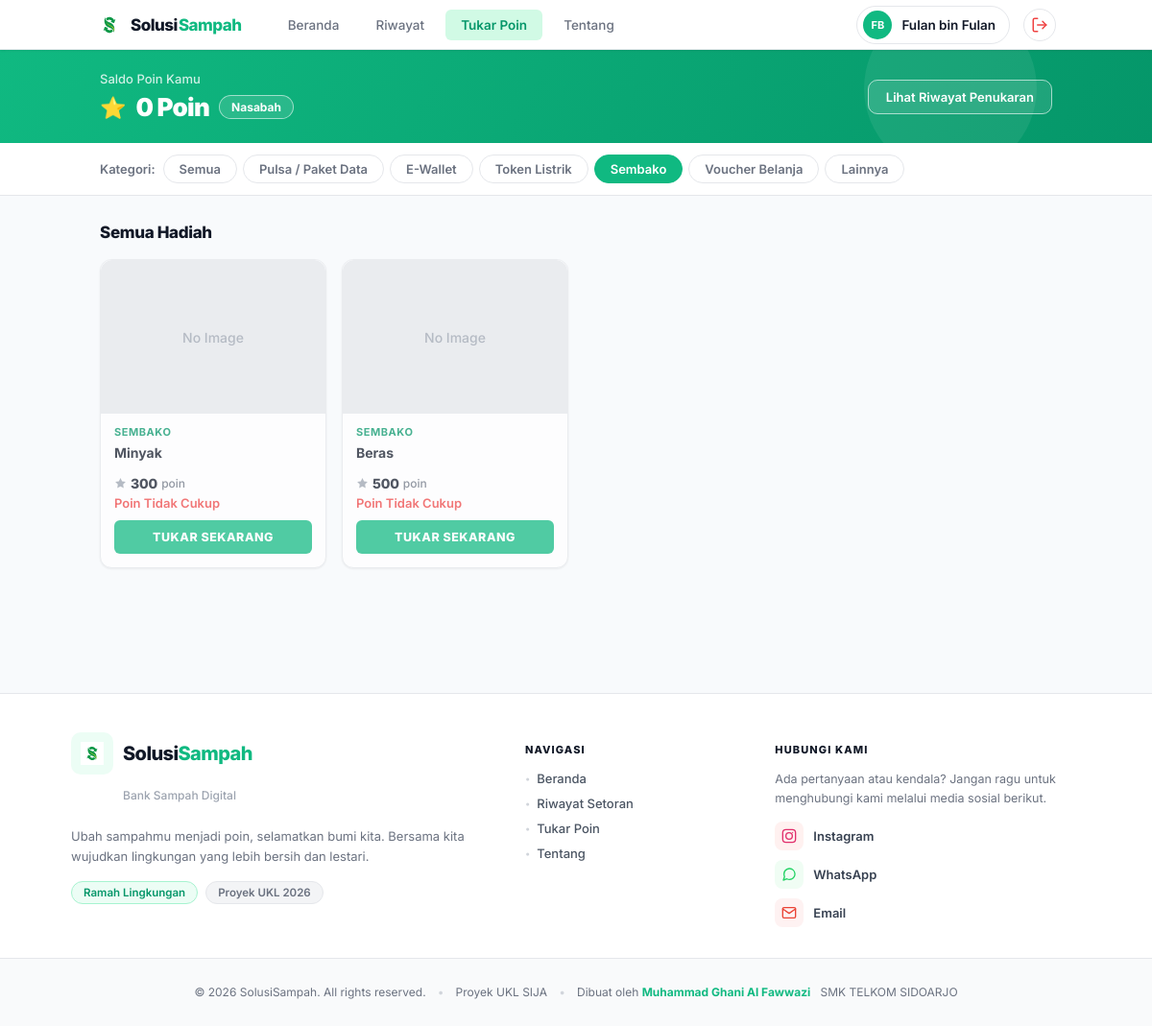
Page /nasabah/tukar_poin.php?kategori=sembako (signed in) on the committed database.
### tables this page shows
CREATE TABLE `nasabah` (
  `id_nasabah` int(11) NOT NULL,
  `id_account` int(11) NOT NULL,
  `nama_lengkap` varchar(100) DEFAULT NULL,
  `alamat` text DEFAULT NULL,
  `no_telp` varchar(15) DEFAULT NULL,
  `total_poin` int(11) DEFAULT 0
);

CREATE TABLE `voucher_reward` (
  `id_voucher` int(11) NOT NULL,
  `nama_voucher` varchar(100) NOT NULL,
  `deskripsi` varchar(150) DEFAULT NULL,
  `biaya_poin` int(11) NOT NULL,
  `stok_voucher` int(11) NOT NULL,
  `gambar_voucher` varchar(255) DEFAULT NULL,
  `kategori_voucher` varchar(50) DEFAULT NULL
);

### nasabah/tukar_poin.php (the view, shortened to what this page needs)
<?php
include '../includes/config.php';
$id_account = $_SESSION['id_account'];
$qNasabah = mysqli_query($conn, "SELECT * FROM nasabah WHERE id_account = '$id_account'");
$nasabah = mysqli_fetch_assoc($qNasabah);
$saldo_poin = isset($nasabah['total_poin']) ? (int)$nasabah['total_poin'] : 0;
$level_nasabah = "Nasabah";
$kategori_filter = isset($_GET['kategori']) ? mysqli_real_escape_string($conn, $_GET['kategori']) : '';
$query_reward = "SELECT * FROM voucher_reward";
if (!empty($kategori_filter)) {
    $query_reward .= " WHERE kategori_voucher = '$kategori_filter'";
}
$query_reward .= " ORDER BY id_voucher DESC";
$qRewards = mysqli_query($conn, $query_reward);
?>
<!DOCTYPE html>
<html lang="id">
<head>
    <link rel="stylesheet" href="../css/navbar_user.css">
    <link rel="stylesheet" href="../css/tukar_poin.css">
    <link rel="stylesheet" href="../css/footer_user.css">
</head>
<body>
<?php include '../includes/navbar_user.php'; ?>
<main class="katalog-main">
    <section class="katalog-hero">
        <div class="katalog-hero-inner">
            <div class="katalog-hero-left">
                <p class="katalog-hero-label">Saldo Poin Kamu</p>
                <div class="katalog-hero-poin-row">
                    <span class="katalog-hero-star">⭐</span>
                    <span class="katalog-hero-poin-num"><?= number_format($saldo_poin, 0, ',', '.') ?> Poin</span>
                    <span class="katalog-hero-level"><?= $level_nasabah ?></span>
                </div>
            </div>
            <div class="katalog-hero-right">
                <a href="riwayat-penukaran.php" class="katalog-hero-history-btn">
                    Lihat Riwayat Penukaran
                </a>
            </div>
        </div>
    </section>
    <div class="katalog-filter-bar">
        <div class="katalog-filter-inner">
            <div class="katalog-category-pills">
                <span class="katalog-cat-label">Kategori:</span>
                <a href="tukar_poin.php" class="katalog-pill <?= empty($kategori_filter) ? 'active' : '' ?>">Semua</a>
                <a href="tukar_poin.php?kategori=pulsa" class="katalog-pill <?= $kategori_filter == 'pulsa' ? 'active' : '' ?>">Pulsa / Paket Data</a>
                <a href="tukar_poin.php?kategori=ewallet" class="katalog-pill <?= $kategori_filter == 'ewallet' ? 'active' : '' ?>">E-Wallet</a>
                <a href="tukar_poin.php?kategori=listrik" class="katalog-pill <?= $kategori_filter == 'listrik' ? 'active' : '' ?>">Token Listrik</a>
                <a href="tukar_poin.php?kategori=sembako" class="katalog-pill <?= $kategori_filter == 'sembako' ? 'active' : '' ?>">Sembako</a>
                <a href="tukar_poin.php?kategori=voucher" class="katalog-pill <?= $kategori_filter == 'voucher' ? 'active' : '' ?>">Voucher Belanja</a>
                <a href="tukar_poin.php?kategori=lainnya" class="katalog-pill <?= $kategori_filter == 'lainnya' ? 'active' : '' ?>">Lainnya</a>
            </div>
        </div>
    </div>
    <div class="katalog-container">
        <h2 class="katalog-section-title">Semua Hadiah</h2>
        <div class="katalog-grid">
            <?php
            if ($qRewards && mysqli_num_rows($qRewards) > 0):
                while ($row = mysqli_fetch_assoc($qRewards)):
                    $can_afford = $saldo_poin >= $row['biaya_poin'];
                    $has_stock = $row['stok_voucher'] > 0;
                    $card_class = "katalog-card";
                    if (!$has_stock || !$can_afford) {
                        $card_class .= " katalog-card-disabled";
                    }
            ?>
            <div class="<?= $card_class ?>">
                <div class="katalog-card-img-wrap" style="position: relative; height: 160px;">
                    <?php if (!empty($row['gambar_voucher'])): ?>
                        <img src="../<?= htmlspecialchars($row['gambar_voucher']) ?>" class="katalog-card-img" alt="<?= htmlspecialchars($row['nama_voucher']) ?>" style="width: 100%; height: 160px; object-fit: cover; display: block; border-radius: 12px 12px 0 0;">
                    <?php else: ?>
                        <div style="background-color: #E5E7EB; border-radius: 12px 12px 0 0; display: flex; align-items: center; justify-content: center; height: 100%; width: 100%;">
                            <span style="color: #9CA3AF; font-size: 14px; font-weight: 500;">No Image</span>
                        </div>
                    <?php endif; ?>
                </div>
                <div class="katalog-card-body">
                    <p class="katalog-card-kategori"><?= htmlspecialchars(ucfirst($row['kategori_voucher'])) ?></p>
                    <h3 class="katalog-card-name"><?= htmlspecialchars($row['nama_voucher']) ?></h3>
                    <div class="katalog-card-poin-row">
                        <div class="katalog-card-poin">
                            <svg width="13" height="13" viewBox="0 0 24 24" fill="<?= ($has_stock && $can_afford) ? '#F59E0B' : '#9CA3AF' ?>"><path d="M12 2l3.09 6.26L22 9.27l-5 4.87 1.18 6.88L12 17.77l-6.18 3.25L7 14.14 2 9.27l6.91-1.01L12 2z"/></svg>
                            <span class="katalog-card-poin-num"><?= number_format($row['biaya_poin'], 0, ',', '.') ?></span>
                            <span class="katalog-card-poin-label">poin</span>
                        </div>
                    </div>
                    <?php if (!$has_stock): ?>
                        <p class="katalog-card-stok habis" style="color: #EF4444; font-size: 13px; font-weight: 600; margin-top: auto;">Stok Habis</p>
                    <?php elseif (!$can_afford): ?>
                        <p class="katalog-card-stok kurang" style="color: #EF4444; font-size: 13px; font-weight: 600; margin-top: auto;">Poin Tidak Cukup</p>
                    <?php else: ?>
                        <p class="katalog-card-stok tersedia" style="color: #10B981; font-size: 13px; font-weight: 600; margin-top: auto;">Stok Tersedia (<?= $row['stok_voucher'] ?>)</p>
                    <?php endif; ?>
                </div>
                <div class="katalog-card-footer">
                    <?php if (!$has_stock): ?>
                        <button class="katalog-btn-tukar disabled" disabled>STOK HABIS</button>
                    <?php else: ?>
                        <button class="katalog-btn-tukar" onclick="tukarPoin(<?= $row['id_voucher'] ?>)">TUKAR SEKARANG</button>
                    <?php endif; ?>
                </div>
            </div>
            <?php
                endwhile;
            else:
            ?>
                <div style="grid-column: 1 / -1; text-align: center; padding: 40px; background: white; border-radius: 16px; border: 1px solid #E5E7EB;">
                    <p style="color: #6B7280; font-size: 15px;">Belum ada hadiah yang tersedia saat ini.</p>
                </div>
            <?php endif; ?>
        </div>
    </div>
</main>
<?php include '../includes/footer_user.php'; ?>
</body>
</html>

### css/footer_user.css (style rules this page uses)
html, body { min-height: 100%; }

### rows in the picture
nasabah: total_poin "0"
voucher_reward: gambar_voucher "No Image", kategori_voucher "SEMBAKO", nama_voucher "Minyak", biaya_poin "300", stok_voucher "Poin Tidak Cukup"
voucher_reward: gambar_voucher "No Image", kategori_voucher "SEMBAKO", nama_voucher "Beras", biaya_poin "500", stok_voucher "Poin Tidak Cukup"

### other values in the picture
$inisial_nav "FB"
$nama_user_nav "Fulan bin Fulan"
$level_nasabah "Nasabah"
